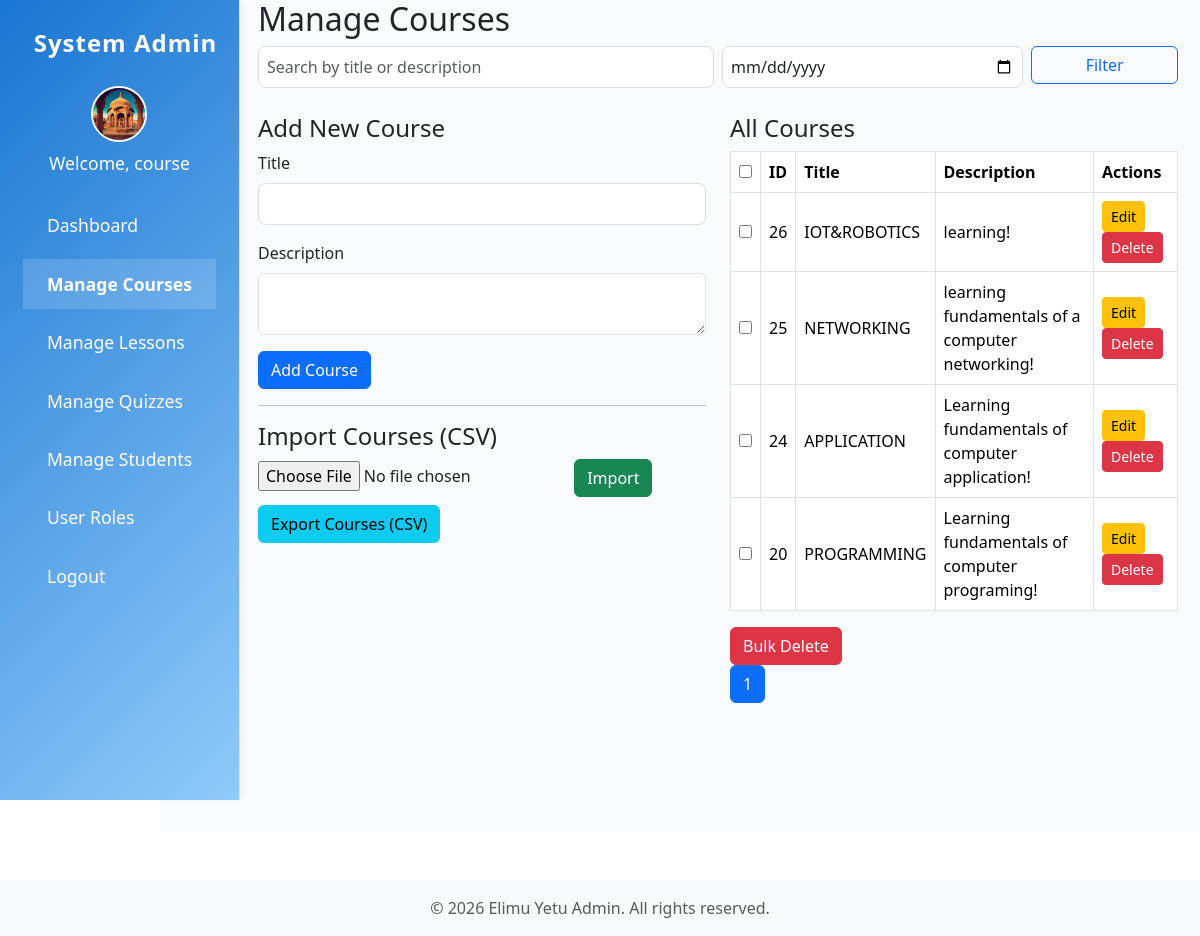
The app's page /admin/courses.php (signed in) with its own data.
### tables this page shows
CREATE TABLE `courses` (
  `id` int(11) NOT NULL,
  `title` varchar(100) NOT NULL,
  `description` text DEFAULT NULL
);

### admin/courses.php (the view, shortened to what this page needs)
<?php
require_once '../includes/config.php';
$search = isset($_GET['search']) ? trim($_GET['search']) : '';
$where = '';
$params = [];
$filter_date = isset($_GET['filter_date']) ? $_GET['filter_date'] : '';
$page = isset($_GET['page']) ? max(1, intval($_GET['page'])) : 1;
$limit = 10;
$offset = ($page - 1) * $limit;
$count_stmt = $pdo->prepare("SELECT COUNT(*) FROM courses $where");
$count_stmt->execute($params);
$total_courses = $count_stmt->fetchColumn();
$total_pages = ceil($total_courses / $limit);
$stmt = $pdo->prepare("SELECT * FROM courses $where ORDER BY id DESC LIMIT $limit OFFSET $offset");
$stmt->execute($params);
$courses = $stmt->fetchAll(PDO::FETCH_ASSOC);
$edit_course = null;
include 'header.php';
?><!DOCTYPE html>
<html>
<head>
    <link rel="stylesheet" href="../assets/css/style.css">
    <link rel="stylesheet" href="../assets/css/bootstrap-5.3.7-dist/css/bootstrap.min.css">
</head>
<body>
    <div class="admin-content container mt-2">
    <div class="container mt-2">
            <h2>Manage Courses</h2>
            <form class="mb-3" method="get" action="">
                <div class="row g-2">
                    <div class="col-md-6">
                        <input type="text" name="search" class="form-control" placeholder="Search by title or description" value="<?php echo htmlspecialchars($search); ?>">
                    </div>
                    <div class="col-md-4">
                        <input type="date" name="filter_date" class="form-control" value="<?php echo htmlspecialchars($filter_date); ?>">
                    </div>
                    <div class="col-md-2">
                        <button class="btn btn-outline-primary w-100" type="submit">Filter</button>
                    </div>
                </div>
            </form>
            <div class="row">
                <div class="col-md-6">
                    <h4><?php echo $edit_course ? 'Edit Course' : 'Add New Course'; ?></h4>
                    <form method="post" action="">
                        <div class="mb-3">
                            <label class="form-label">Title</label>
                            <input type="text" name="title" class="form-control" required value="<?php echo $edit_course['title'] ?? ''; ?>">
                        </div>
                        <div class="mb-3">
                            <label class="form-label">Description</label>
                            <textarea name="description" class="form-control"><?php echo $edit_course['description'] ?? ''; ?></textarea>
                        </div>
                        <button type="submit" name="<?php echo $edit_course ? 'edit_course' : 'add_course'; ?>" class="btn btn-primary">
                            <?php echo $edit_course ? 'Update Course' : 'Add Course'; ?>
                        </button>
                    </form>
                    <hr>
                    <h4>Import Courses (CSV)</h4>
                    <form method="post" enctype="multipart/form-data" action="">
                        <input type="file" name="csv_file" accept=".csv" required>
                        <button type="submit" name="import_csv" class="btn btn-success">Import</button>
                    </form>
                    <a href="courses.php?export=1" class="btn btn-info mt-2">Export Courses (CSV)</a>
                </div>
                <div class="col-md-6">
                    <h4>All Courses</h4>
                    <form method="post" action="">
                        <table class="table table-bordered">
                            <thead>
                                <tr>
                                    <th><input type="checkbox" id="select_all" onclick="for(let cb of document.querySelectorAll('.select_course'))cb.checked=this.checked;"></th>
                                    <th>ID</th>
                                    <th>Title</th>
                                    <th>Description</th>
                                    <th>Actions</th>
                                </tr>
                            </thead>
                            <tbody>
                                <?php foreach ($courses as $course): ?>
                                    <tr>
                                        <td><input type="checkbox" name="course_ids[]" value="<?php echo $course['id']; ?>" class="select_course"></td>
                                        <td><?php echo $course['id']; ?></td>
                                        <td><?php echo htmlspecialchars($course['title']); ?></td>
                                        <td><?php echo htmlspecialchars($course['description']); ?></td>
                                        <td>
                                            <a href="courses.php?edit=<?php echo $course['id']; ?>" class="btn btn-sm btn-warning">Edit</a>
                                            <a href="courses.php?delete=<?php echo $course['id']; ?>" class="btn btn-sm btn-danger" onclick="return confirm('Delete this course?');">Delete</a>
                                        </td>
                                    </tr>
                                <?php endforeach; ?>
                            </tbody>
                        </table>
                        <button type="submit" name="bulk_delete" class="btn btn-danger" onclick="return confirm('Delete selected courses?');">Bulk Delete</button>
                    </form>
                    <nav>
                        <ul class="pagination">
                            <?php for ($i = 1; $i <= $total_pages; $i++): ?>
                                <li class="page-item <?php if ($i == $page) echo 'active'; ?>">
                                    <a class="page-link" href="?<?php echo http_build_query(array_merge($_GET, ['page' => $i])); ?>"><?php echo $i; ?></a>
                                </li>
                            <?php endfor; ?>
                        </ul>
                    </nav>
                </div>
            </div>
        </div>
    </div>
</body>
</html>
    <?php include 'footer.php'; ?>

### assets/css/style.css (style rules this page uses)
* { box-sizing: border-box; }
html, body { height: 100%; margin: 0; padding: 0; font-family: 'Segoe UI', Arial, sans-serif; background: #f8fafc; color: #222; box-sizing: border-box; }
.admin-content { margin-left: 180px; padding: 32px 24px; width: 100%; min-height: 100vh; background: #f8fafc; overflow-x: hidden; }
.admin-content.container.mt-2 { margin-left: 50px !important; margin-top: 0 !important; padding-top: 0 !important; padding-left: 24px !important; padding-right: 10px !important; width: auto; min-height: 100vh; background: #f8fafc; overflow-x: hidden; box-sizing: border-box; }
.btn-primary, .btn-success, .btn-info, .btn-warning, .btn-danger { border-radius: 20px; padding: 8px 24px; }
.table th, .table td { vertical-align: middle !important; }
input[type="text"], input[type="email"], input[type="password"], input[type="date"], textarea { border-radius: 8px; border: 1px solid #ddd; padding: 8px; width: 100%; margin-bottom: 10px; }
.form-label { font-weight: 500; }
.pagination .page-link { border-radius: 8px; }
.admin-content { margin-left: 160px !important; padding-top: 0 !important; padding-left: 12px !important; padding-right: 0 !important; background: #f8fafc; min-height: 100vh; width: auto; overflow-x: hidden; }
.container.mt-2 { margin-top: 0 !important; }

### admin/header.php (style rules this page uses)
.admin-content { margin-left: 240px; padding: 18px 16px; background: #f8fafc; min-height: 100vh; }

### records on screen
courses: id "26", title "IOT&ROBOTICS", description "learning!"
courses: id "25", title "NETWORKING", description "learning fundamentals of a computer networking!"
courses: id "24", title "APPLICATION", description "Learning fundamentals of computer application!"
courses: id "20", title "PROGRAMMING", description "Learning fundamentals of computer programing!"

### other values on screen
$adminName "course"
